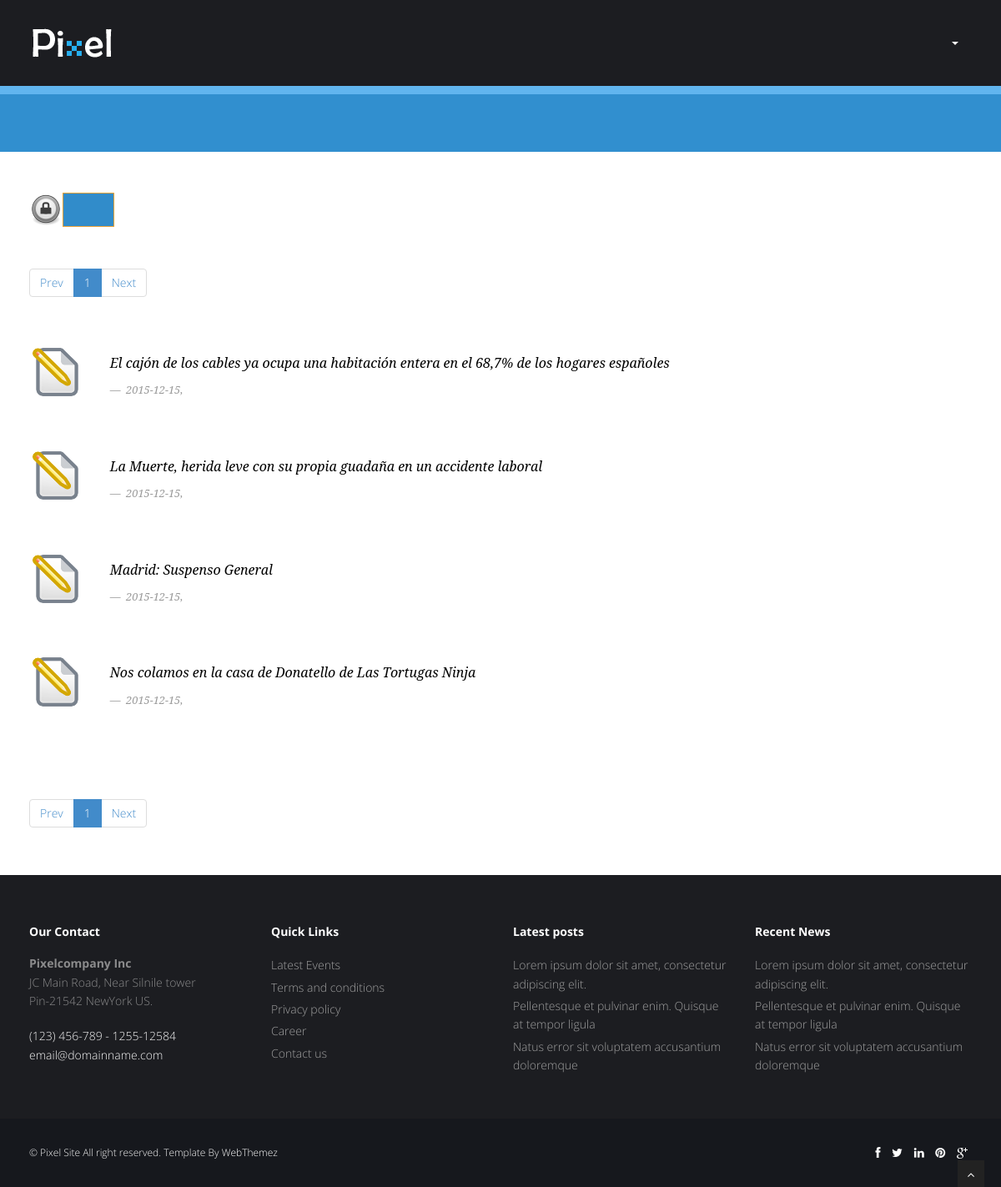
The page /Controladores/Privada/C_PrensaP.php (signed in) on the database as committed earlier.
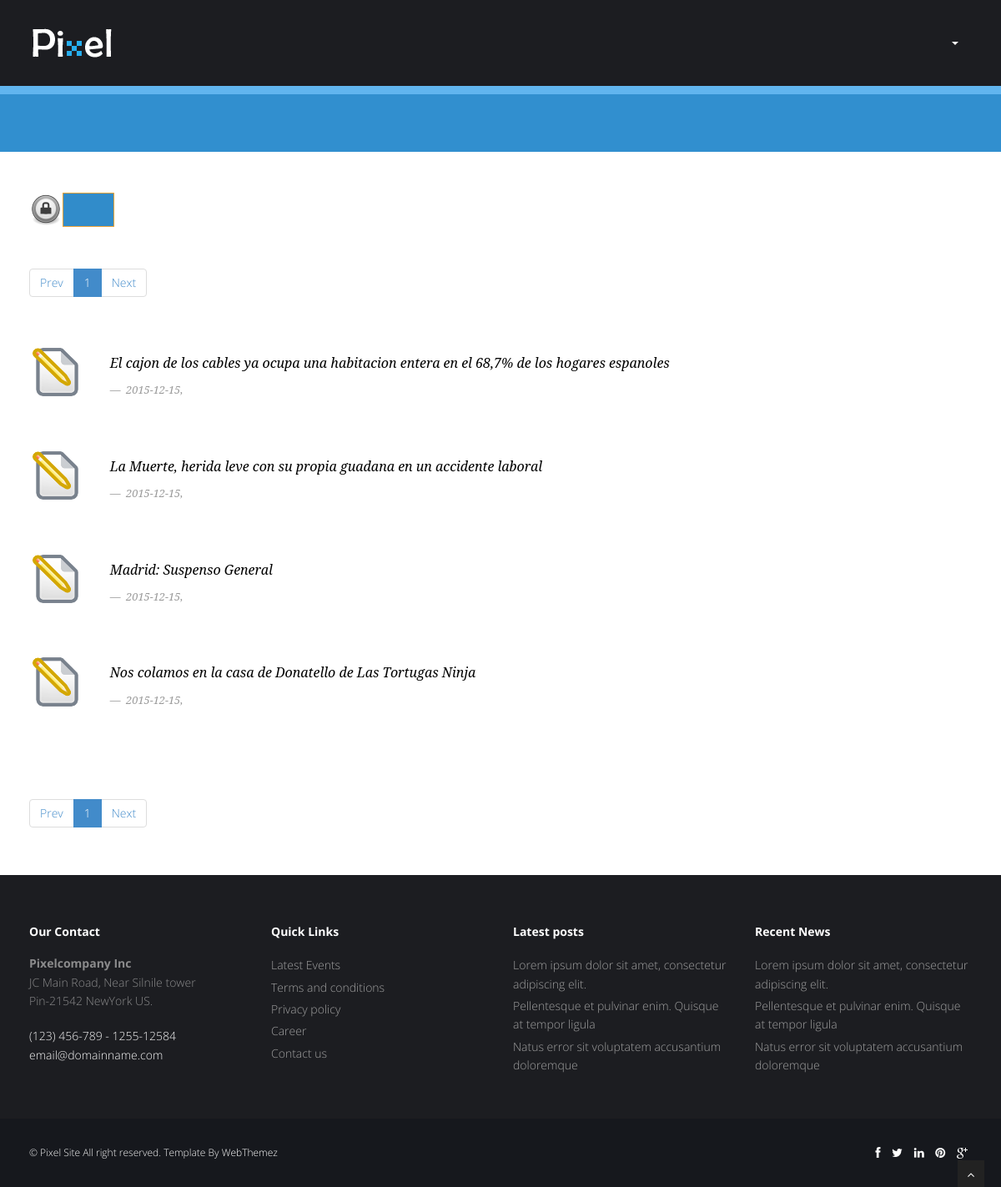
The same page on the database as committed later.
### tables this page shows
CREATE TABLE IF NOT EXISTS `S_NOTICIAS` (
  `Titulo_Noticia` varchar(200) NOT NULL,
  `Fecha_Noticia` date NOT NULL,
  `Web_Noticia` varchar(300) DEFAULT NULL,
  `IDPDF_Noticia` varchar(10) DEFAULT NULL,
  `Publicador_Noticia` varchar(20) NOT NULL
);

### Controladores/Privada/C_PrensaP.php (called while the page is built, shortened)
<?php
$Raiz = explode('/',$_SERVER['PHP_SELF'])[count(explode('/',$_SERVER['PHP_SELF']))-4];
function getRuta()
{
	global $Raiz;
	$RutaArray = explode('/',$_SERVER['PHP_SELF']);
	$toret = "";
	for ($i =(count($RutaArray)-2);$i > 0; $i = $i -1)
	{
		if ($RutaArray[$i] == $Raiz)
			break;
		else
			$toret = $toret."../";
	}
	return $toret;
}
$RutaRelativaControlador = getRuta();
include_once $RutaRelativaControlador.'Comun/ArchivoComun.php';
$PagID = "PP";
include_once $vistas[$PagID];
?>

### GESTAPP/Clases/BaseDatosControl.php (called while the page is built, shortened)
<?php
Class BaseDatosControl
{
	public $conexionBD;
	function __construct()
	{
		$this->conexionBD = new mysqli('localhost','gC', 'gC','ET3gC');
	}
	function OperacionGenericaBD($var,$Error = "1")
	{
		if (!$resultado = $this->conexionBD->query($var))
		{
			throw new Exception($Error . "=>". $var . "<br>Error: " . $this->conexionBD->error . "");
		}
		return $resultado;
	}
}
?>

### Clases/TablaBD.php (called while the page is built, shortened)
<?php
include_once $RutaRelativaControlador.'GESTAPP/Clases/BaseDatosControl.php';
Class TablaBD
{
	public $nombreTabla = "";
	function __construct($n,$arrayCampos,$arrayClaves)
	{
		$this->nombreTabla = $n;
	}
	public function ListadoRegistros($opciones)
	{
		$BD = new BaseDatosControl();
		return $BD->OperacionGenericaBD("Select * from ".$this->nombreTabla." ". $opciones);
	}
}
?>

### Vistas/Privadas/V_PrensaP.php (the view, shortened to what the rows shown need)
<?php
Class PrensaPrivada
{
function DisplayContent($idioma,$noticias,$pagAct,$ultimaPagina)
{
	global $identificadoresPrivados;
	global $controladores;
	global $RutaRelativaControlador;
?>
	<section id="content">
	<div class="container">
		<div class="row">
			<div class="col-lg-12">
				<?php
					foreach($noticias as $noticia)
					{
						echo '
						<div class="row">
						<div class="col-md-1">
							<form id="'.$noticia["Titulo_Noticia"].'" action="'.$controladores[$identificadoresPrivados["MPrensa"]].'" method="POST">
								<input type="hidden" name="MOD" value="'.$noticia["Titulo_Noticia"].'" />
								</form>
								<img style="display:inline" onClick="document.getElementById(\''.$noticia["Titulo_Noticia"].'\').submit();" src="'.$RutaRelativaControlador.'img/editar.png"
							class="img-responsive pull-right"></img>
							</div>
							<div class="col-md-11">
								<blockquote>
									<p>
										'.$noticia["Titulo_Noticia"].'
									</p> <small> '.$noticia["Fecha_Noticia"].', <cite> <a href="'.$noticia["Web_Noticia"].'" target="_blank" >'.$idioma["Enlace"].'</a> </cite>
									</small>
								</blockquote>
							</div>
						</div>
						';
					}
				?>
			</div>
		</div>
	</div>
	</section>
<?php
}
}
	$noticias = array ();
		try
		{
			$consulta = $_TABLANOTICIAS->ListadoRegistros("");
			for ($i = 0; $i < $consulta->num_rows ;$i++)
			{
				$noticias[] = $consulta->fetch_assoc();
			}
		}
		catch(Exception $e)
		{
			$errorRescrito = explode("=>",$e->getMessage());
			$_SESSION['error'] = 'CON ERR NOTICIAS'."=>".$errorRescrito[1];
		}
		$pagCargar = 1;
$princ_view = new PrensaPrivada();
include_once$RutaRelativaControlador.'Comun/CabeceraPriv.php';
$princ_view->DisplayContent($idioma,$noticias,$pagCargar,ceil(count($noticias)/$NumporPags));
include_once$RutaRelativaControlador.'Comun/Pie.php';
?>

Rows that differ between the two databases and show on the page:
removed s_noticias: Titulo_Noticia "El cajón de los cables ya ocupa una habitación entera en el 68,7% de los hogares españoles", Fecha_Noticia "2015-12-15"
removed s_noticias: Titulo_Noticia "La Muerte, herida leve con su propia guadaña en un accidente laboral", Fecha_Noticia "2015-12-15"
added s_noticias: Titulo_Noticia "El cajon de los cables ya ocupa una habitacion entera en el 68,7% de los hogares espanoles", Fecha_Noticia "2015-12-15"
added s_noticias: Titulo_Noticia "La Muerte, herida leve con su propia guadana en un accidente laboral", Fecha_Noticia "2015-12-15"
